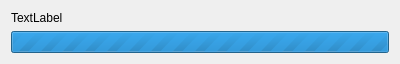
<?xml version="1.0" encoding="UTF-8"?>
<ui version="4.0">
 <class>ControlProgressIndicator</class>
 <widget class="QWidget" name="ControlProgressIndicator">
  <property name="geometry">
   <rect>
    <x>0</x>
    <y>0</y>
    <width>400</width>
    <height>64</height>
   </rect>
  </property>
  <layout class="QVBoxLayout" name="verticalLayout">
   <item>
    <widget class="QLabel" name="statusLabel">
     <property name="text">
      <string>TextLabel</string>
     </property>
    </widget>
   </item>
   <item>
    <widget class="QProgressBar" name="progressBar">
     <property name="value">
      <number>775</number>
     </property>
     <property name="maximum">
      <number>0</number>
     </property>
     <property name="textVisible">
      <bool>false</bool>
     </property>
    </widget>
   </item>
  </layout>
 </widget>
 <resources/>
 <connections/>
</ui>
